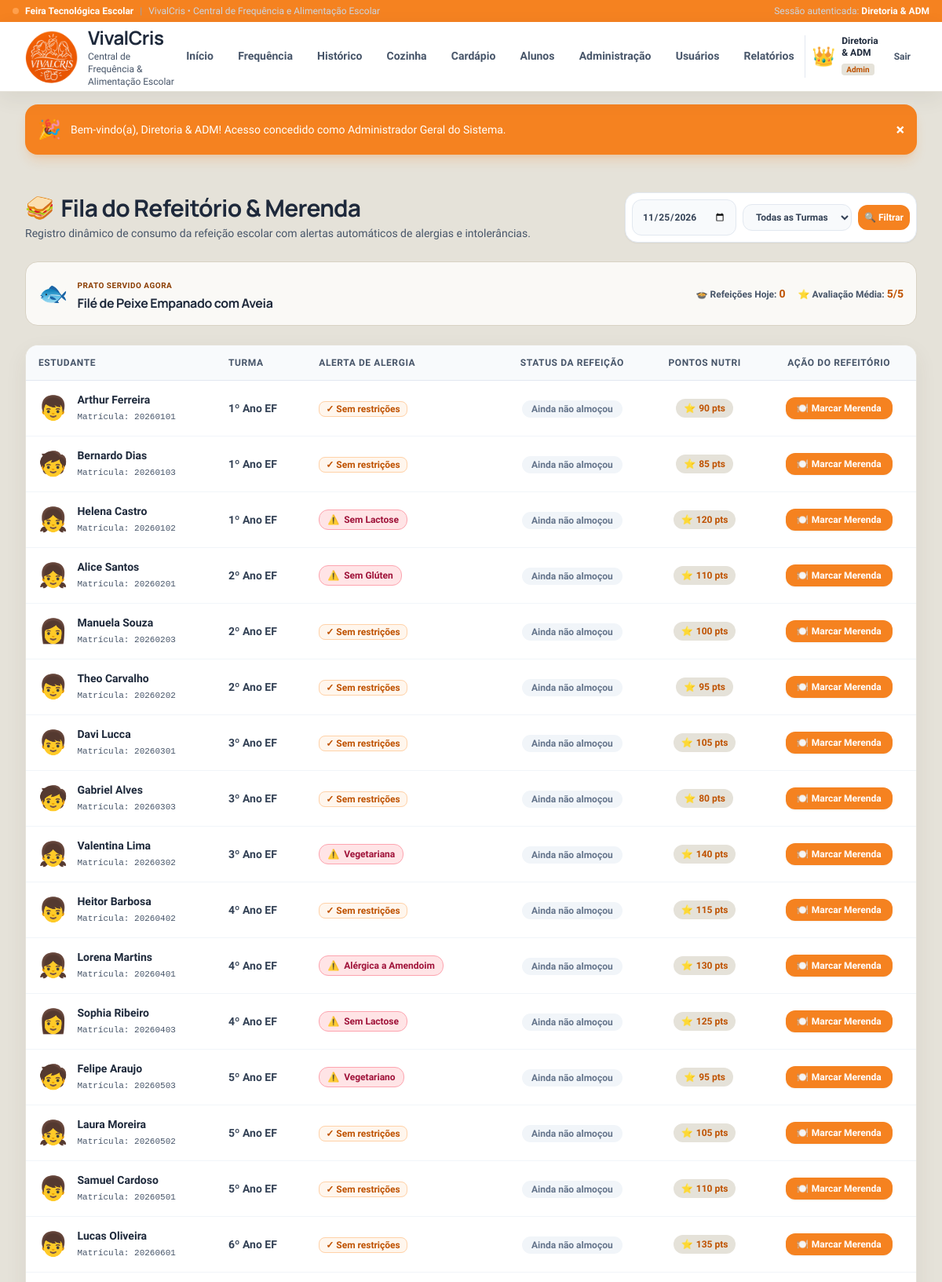
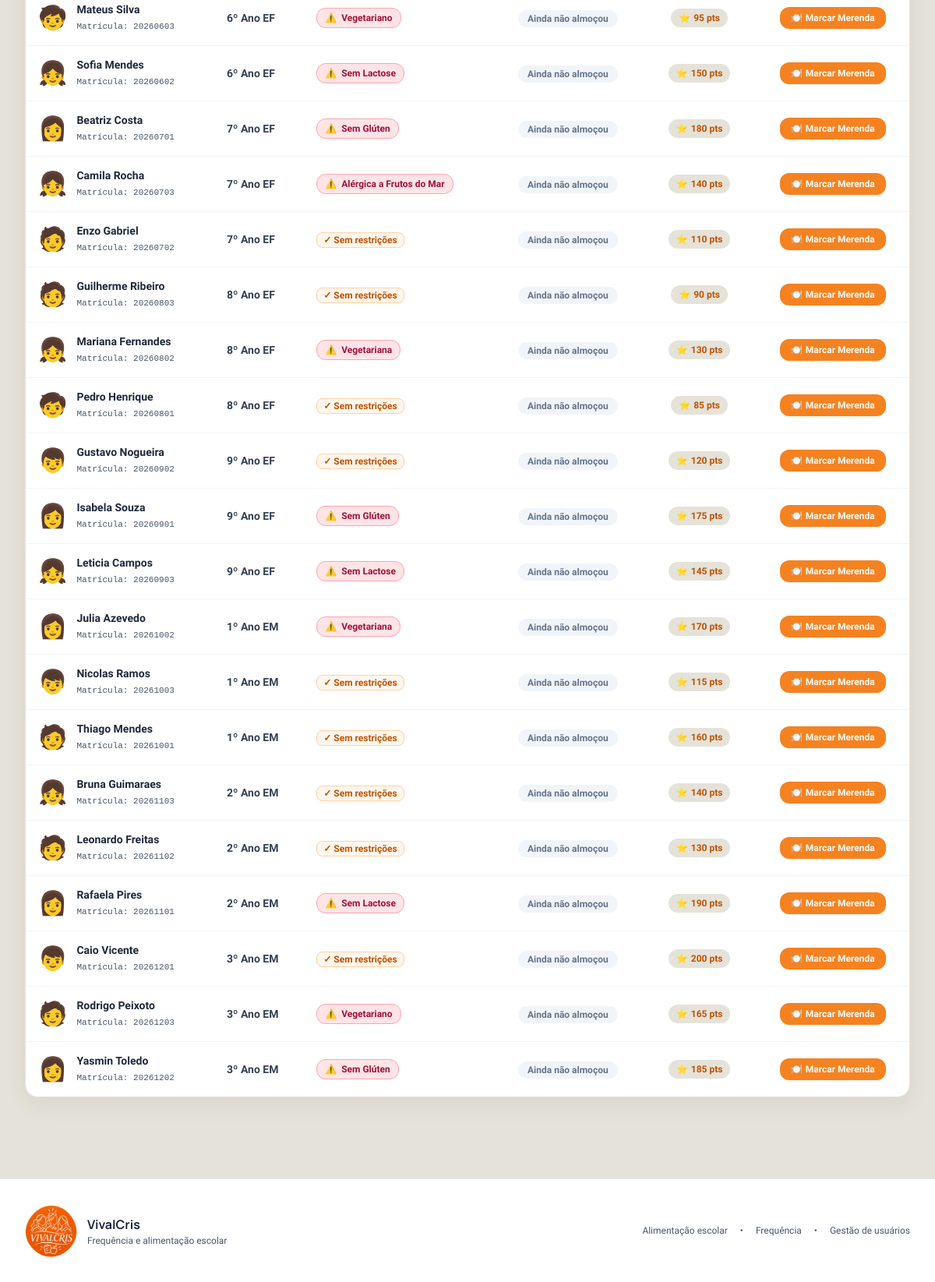
/public/alimentacao/fila (signed in), run on the app's committed database (2 pictures, top to bottom).
### tables this page shows
CREATE TABLE `cardapios` (
    `id` INT AUTO_INCREMENT PRIMARY KEY,
    `dia_semana` VARCHAR(30) NOT NULL,
    `prato_principal` VARCHAR(200) NOT NULL,
    `acompanhamento` VARCHAR(255) NOT NULL,
    `sobremesa` VARCHAR(150) NOT NULL,
    `bebida` VARCHAR(100) NOT NULL,
    `calorias` INT DEFAULT 450,
    `tags` VARCHAR(255) NOT NULL,
    `emoji` VARCHAR(10) NOT NULL
);

CREATE TABLE `alunos` (
    `id` INT AUTO_INCREMENT PRIMARY KEY,
    `nome` VARCHAR(150) NOT NULL,
    `matricula` VARCHAR(50) NOT NULL UNIQUE,
    `turma` VARCHAR(50) NOT NULL,
    `avatar` VARCHAR(10) NOT NULL DEFAULT '👦',
    `restricoes` VARCHAR(255) DEFAULT 'Nenhuma',
    `telefone_responsavel` VARCHAR(30) DEFAULT NULL,
    `pontos_nutri` INT DEFAULT 50,
    `created_at` TIMESTAMP DEFAULT CURRENT_TIMESTAMP
);

### core/Controller.php (called while the page is built, shortened)
<?php
class Controller {
    protected function view(string $viewPath, array $data = []): void {
        extract($data);
        $viewFile = __DIR__ . "/../app/Views/{$viewPath}.php";
        require_once $viewFile;
    }
}

### app/Controllers/AlimentacaoController.php (called while the page is built, shortened)
<?php
class AlimentacaoController extends Controller {
    public function fila(): void {
        $data = $_GET['data'] ?? date('Y-m-d');
        $turma = $_GET['turma'] ?? 'todas';
        $turmas = Aluno::getTurmas();
        $alunos = (!empty($turma) && $turma !== 'todas') ? Aluno::getByTurma($turma) : Aluno::all();
        $cardapioHoje = Cardapio::getCardapioDeHoje();
        $consumoMap = [];
        $stats = Refeicao::getEstatisticas($data);
        $this->view('alimentacao/fila', [
            'data' => $data,
            'turmaSelecionada' => $turma,
            'turmas' => $turmas,
            'alunos' => $alunos,
            'consumoMap' => $consumoMap,
            'cardapioHoje' => $cardapioHoje,
            'stats' => $stats
        ]);
    }
}

### core/Router.php (called while the page is built, shortened)
<?php
class Router {
    private static array $routes = [];
    public static function get(string $path, string $handler, ?array $roles = null): void {
        self::$routes['GET'][$path] = $handler;
    }
    public static function post(string $path, string $handler, ?array $roles = null): void {
        self::$routes['POST'][$path] = $handler;
    }
    public static function dispatch(): void {
        $method = strtoupper($_SERVER['REQUEST_METHOD'] ?? 'GET');
        $uri = self::resolveUri();
        $uri = '/' . trim($uri, '/');
        self::executeHandler(self::$routes[$method][$uri]);
    }
    private static function resolveUri(): string {
        $requestUri = parse_url($_SERVER['REQUEST_URI'] ?? '/', PHP_URL_PATH);
        $requestUri = is_string($requestUri) ? $requestUri : '/';
        $scriptName = $_SERVER['SCRIPT_NAME'] ?? '';
        $basePath = dirname($scriptName);
        if ($basePath !== '/' && $basePath !== '\\' && strpos($requestUri, $basePath . '/') === 0) {
            $requestUri = substr($requestUri, strlen($basePath));
        }
        return $requestUri === '' ? '/' : $requestUri;
    }
    private static function executeHandler(string $handler): void {
        [$controllerName, $action] = explode('@', $handler);
        $controller = new $fullControllerClass();
        $controller->$action();
    }
}

### public/index.php (called while the page is built, shortened)
<?php
spl_autoload_register(function ($class) {
    $prefixApp = 'App\\';
    $prefixCore = 'Core\\';
    $baseDirApp = __DIR__ . '/../app/';
    $baseDirCore = __DIR__ . '/../core/';
    if (strncmp($prefixApp, $class, strlen($prefixApp)) === 0) {
        $relativeClass = substr($class, strlen($prefixApp));
        $file = $baseDirApp . str_replace('\\', '/', $relativeClass) . '.php';
        if (file_exists($file)) {
            return;
        }
    }
    if (strncmp($prefixCore, $class, strlen($prefixCore)) === 0) {
        $relativeClass = substr($class, strlen($prefixCore));
        $file = $baseDirCore . str_replace('\\', '/', $relativeClass) . '.php';
        if (file_exists($file)) {
            return;
        }
    }
});
require_once __DIR__ . '/../core/helpers.php';
Router::dispatch();

### core/helpers.php (called while the page is built, shortened)
<?php
if (!function_exists('base_url')) {
    function base_url(): string {
        $scriptName = $_SERVER['SCRIPT_NAME'] ?? '';
        $base = dirname($scriptName);
        return rtrim(str_replace('\\', '/', $base), '/');
    }
}
if (!function_exists('url')) {
    function url(string $path = ''): string {
        $path = ltrim($path, '/');
        $base = base_url();
        return $base ? "{$base}/{$path}" : "/{$path}";
    }
}

### app/Models/Cardapio.php (called while the page is built, shortened)
<?php
class Cardapio extends Model {
    public static function getDoDia(string $diaSemana): ?array {
        $stmt = self::getConnection()->prepare("SELECT * FROM cardapios WHERE dia_semana = ? LIMIT 1");
        $stmt->execute([$diaSemana]);
        $row = $stmt->fetch();
        return $row ?: null;
    }
    public static function getCardapioDeHoje(): array {
        $diasMap = [
            1 => 'Segunda-feira',
            2 => 'Terça-feira',
            3 => 'Quarta-feira',
            4 => 'Quinta-feira',
            5 => 'Sexta-feira',
            6 => 'Segunda-feira',
            0 => 'Segunda-feira'
        ];
        $diaAtual = (int)date('w');
        $nomeDia = $diasMap[$diaAtual] ?? 'Segunda-feira';
        $cardapio = self::getDoDia($nomeDia);
        return $cardapio ?: [
            'id' => 1,
            'dia_semana' => 'Hoje',
            'prato_principal' => 'Prato Nutritivo Especial',
            'acompanhamento' => 'Arroz, Feijão e Salada Colorida',
            'sobremesa' => 'Fruta da Estação',
            'bebida' => 'Suco Natural',
            'calorias' => 450,
            'tags' => 'Vitamina C,Proteína',
            'emoji' => '🍽️'
        ];
    }
}

### core/Model.php (called while the page is built, shortened)
<?php
abstract class Model {
    protected static ?PDO $db = null;
    protected static function getConnection(): PDO {
        if (self::$db === null) {
            self::$db = Database::getInstance();
        }
        return self::$db;
    }
}

### app/Models/Aluno.php (called while the page is built, shortened)
<?php
class Aluno extends Model {
    public static function all(): array {
        $turmas = self::getTurmas();
        $stmt = self::getConnection()->query("SELECT * FROM alunos");
        $todos = $stmt->fetchAll();
        usort($todos, function($a, $b) use ($turmas) {
            $posA = array_search($a['turma'], $turmas);
            $posB = array_search($b['turma'], $turmas);
            if ($posA !== $posB) {
                return $posA <=> $posB;
            }
            return strcmp($a['nome'], $b['nome']);
        });
        return $todos;
    }
    public static function getTurmas(): array {
        $ordem = [
            '1º Ano EF', '2º Ano EF', '3º Ano EF', '4º Ano EF', '5º Ano EF',
            '6º Ano EF', '7º Ano EF', '8º Ano EF', '9º Ano EF',
            '1º Ano EM', '2º Ano EM', '3º Ano EM'
        ];
        $stmt = self::getConnection()->query("SELECT DISTINCT turma FROM alunos");
        $turmas = $stmt->fetchAll(PDO::FETCH_COLUMN);
        usort($turmas, function($a, $b) use ($ordem) {
            $posA = array_search($a, $ordem);
            $posB = array_search($b, $ordem);
            if ($posA === false && $posB === false) return strcmp($a, $b);
            if ($posA === false) return 1;
            if ($posB === false) return -1;
            return $posA <=> $posB;
        });
        return !empty($turmas) ? $turmas : $ordem;
    }
    public static function countTotal(): int {
        $stmt = self::getConnection()->query("SELECT COUNT(*) FROM alunos");
        return (int)$stmt->fetchColumn();
    }
}

### app/Models/Refeicao.php (called while the page is built, shortened)
<?php
class Refeicao extends Model {
    public static function getEstatisticas(string $data): array {
        $totalAlunos = Aluno::countTotal();
        $stmt = self::getConnection()->prepare("
            SELECT
                COUNT(*) as total_refeicoes,
                AVG(avaliacao) as media_avaliacao
            FROM refeicoes
            WHERE data = ?
        ");
        $stmt->execute([$data]);
        $row = $stmt->fetch();
        $totalRefeicoes = (int)($row['total_refeicoes'] ?? 0);
        $mediaAvaliacao = round((float)($row['media_avaliacao'] ?? 5.0), 1);
        $porcentagemAtendida = ($totalAlunos > 0) ? round(($totalRefeicoes / $totalAlunos) * 100, 1) : 0;
        return [
            'total_refeicoes' => $totalRefeicoes,
            'media_avaliacao' => $mediaAvaliacao,
            'porcentagem_atendida' => $porcentagemAtendida
        ];
    }
}

### app/Views/alimentacao/fila.php (the view, shortened to what this page needs)
<?php
require_once __DIR__ . '/../layouts/header.php';
?>
<div class="flex flex-col md:flex-row md:items-center justify-between gap-4 mb-6">
    <div>
        <div class="flex items-center gap-2">
            <span class="text-3xl">🥪</span>
            <h1 class="text-2xl sm:text-3xl font-brand font-bold text-slate-800">Fila do Refeitório & Merenda</h1>
        </div>
        <p class="text-xs sm:text-sm text-slate-600 mt-1">
            Registro dinâmico de consumo da refeição escolar com alertas automáticos de alergias e intolerâncias.
        </p>
    </div>
    <form method="GET" action="<?= url('alimentacao/fila') ?>" class="flex flex-wrap items-center gap-2 bg-white p-2 rounded-2xl border border-slate-200 shadow-sm">
        <input type="date" name="data" value="<?= htmlspecialchars($data) ?>" onchange="this.form.submit()"
               class="text-xs font-semibold px-3 py-2 rounded-xl bg-slate-50 border border-slate-200 text-slate-700">
        <select name="turma" onchange="this.form.submit()"
                class="text-xs font-semibold px-3 py-2 rounded-xl bg-slate-50 border border-slate-200 text-slate-700">
            <option value="todas" <?= ($turmaSelecionada === 'todas') ? 'selected' : '' ?>>Todas as Turmas</option>
        </select>
        <button type="submit" class="p-2 rounded-xl bg-amber-500 hover:bg-amber-600 text-white text-xs font-bold transition">
            🔍 Filtrar
        </button>
    </form>
</div>
<div class="p-4 bg-amber-50 rounded-2xl border border-amber-200 flex flex-col sm:flex-row items-center justify-between gap-4 mb-6">
    <div class="flex items-center gap-3">
        <span class="text-3xl"><?= $cardapioHoje['emoji'] ?></span>
        <div>
            <span class="text-[10px] font-bold text-amber-800 uppercase tracking-wider">Prato Servido Agora</span>
            <h3 class="font-brand font-bold text-slate-800 text-base"><?= htmlspecialchars($cardapioHoje['prato_principal']) ?></h3>
        </div>
    </div>
    <div class="flex items-center gap-4 text-xs font-semibold text-slate-600">
        <span>🍲 Refeições Hoje: <strong class="text-amber-700 text-sm"><?= $stats['total_refeicoes'] ?></strong></span>
        <span>⭐ Avaliação Média: <strong class="text-amber-700 text-sm"><?= $stats['media_avaliacao'] ?>/5</strong></span>
    </div>
</div>
<div class="fun-card overflow-hidden">
    <div class="overflow-x-auto">
        <table class="w-full text-left border-collapse">
            <thead>
                <tr class="bg-slate-50 border-b border-slate-200 text-xs font-bold text-slate-600 uppercase tracking-wider">
                    <th class="py-3.5 px-4">Estudante</th>
                    <th class="py-3.5 px-4">Turma</th>
                    <th class="py-3.5 px-4">Alerta de Alergia</th>
                    <th class="py-3.5 px-4 text-center">Status da Refeição</th>
                    <th class="py-3.5 px-4 text-center">Pontos Nutri</th>
                    <th class="py-3.5 px-4 text-center">Ação do Refeitório</th>
                </tr>
            </thead>
            <tbody class="divide-y divide-slate-100 text-sm">
                <?php foreach ($alunos as $aluno): ?>
                    <?php
                        $jaComeu = isset($consumoMap[$aluno['id']]);
                        $infoConsumo = $jaComeu ? $consumoMap[$aluno['id']] : null;
                        $temAlergia = (!empty($aluno['restricoes']) && strtolower($aluno['restricoes']) !== 'nenhuma');
                    ?>
                    <tr class="hover:bg-amber-50/30 transition-colors">
                        <td class="py-3.5 px-4">
                            <div class="flex items-center gap-3">
                                <span class="text-3xl select-none"><?= $aluno['avatar'] ?></span>
                                <div>
                                    <p class="font-bold text-slate-800"><?= htmlspecialchars($aluno['nome']) ?></p>
                                    <span class="text-[11px] text-slate-600 font-mono">Matrícula: <?= htmlspecialchars($aluno['matricula']) ?></span>
                                </div>
                            </div>
                        </td>
                        <td class="py-3.5 px-4 font-semibold text-slate-700">
                            <?= htmlspecialchars($aluno['turma']) ?>
                        </td>
                        <td class="py-3.5 px-4">
                            <?php if ($temAlergia): ?>
                                <span class="inline-flex items-center gap-1.5 text-xs font-bold px-2.5 py-1 rounded-xl bg-rose-100 text-rose-800 border border-rose-300 animate-pulse-subtle">
                                    <span>⚠️</span> <?= htmlspecialchars($aluno['restricoes']) ?>
                                </span>
                            <?php else: ?>
                                <span class="text-xs text-emerald-700 font-semibold bg-emerald-50 px-2 py-0.5 rounded-lg border border-emerald-200">
                                    ✓ Sem restrições
                                </span>
                            <?php endif; ?>
                        </td>
                        <td class="py-3.5 px-4 text-center">
                            <?php if ($jaComeu): ?>
                                <span class="inline-flex items-center gap-1 px-3 py-1 rounded-xl text-xs font-bold bg-emerald-100 text-emerald-800 border border-emerald-300">
                                    <span>🍽️</span> Almoçou (<?= str_repeat('⭐', $infoConsumo['avaliacao'] ?? 5) ?>)
                                </span>
                            <?php else: ?>
                                <span class="px-3 py-1 rounded-xl text-xs font-bold bg-slate-100 text-slate-500">
                                    Ainda não almoçou
                                </span>
                            <?php endif; ?>
                        </td>
                        <td class="py-3.5 px-4 text-center">
                            <span class="inline-flex items-center gap-1 font-bold text-xs text-amber-700 bg-amber-100 px-2.5 py-1 rounded-full">
                                <span>⭐</span> <?= $aluno['pontos_nutri'] ?? 50 ?> pts
                            </span>
                        </td>
                        <td class="py-3.5 px-4 text-center">
                            <?php if ($jaComeu): ?>
                                <button onclick="toggleConsumoMerenda(<?= $aluno['id'] ?>, <?= $cardapioHoje['id'] ?>, '<?= $data ?>', 'cancelar')"
                                        class="px-3 py-1.5 rounded-xl text-xs font-bold bg-slate-200 hover:bg-rose-100 hover:text-rose-700 text-slate-700 transition">
                                    Cancelar Registro
                                </button>
                            <?php else: ?>
                                <button onclick="abrirModalAvaliarMerenda(<?= $aluno['id'] ?>, '<?= htmlspecialchars(addslashes($aluno['nome'])) ?>', <?= $temAlergia ? 'true' : 'false' ?>, '<?= htmlspecialchars(addslashes($aluno['restricoes'])) ?>')"
                                        class="px-3.5 py-1.5 rounded-xl text-xs font-bold bg-emerald-500 hover:bg-emerald-600 text-white shadow-sm transition transform active:scale-95 flex items-center gap-1 mx-auto">
                                    <span>🍽️</span> Marcar Merenda
                                </button>
                            <?php endif; ?>
                        </td>
                    </tr>
                <?php endforeach; ?>
            </tbody>
        </table>
    </div>
</div>
<?php require_once __DIR__ . '/../layouts/footer.php'; ?>

### data on the page
cardapios: emoji "🐟", prato_principal "Filé de Peixe Empanado com Aveia"
alunos: avatar "👦", nome "Arthur Ferreira", matricula "20260101", turma "1º Ano EF", restricoes "✓ Sem restrições", shows "Ainda não almoçou", pontos_nutri "90"
alunos: avatar "🧒", nome "Bernardo Dias", matricula "20260103", turma "1º Ano EF", restricoes "✓ Sem restrições", shows "Ainda não almoçou", pontos_nutri "85"
alunos: avatar "👧", nome "Helena Castro", matricula "20260102", turma "1º Ano EF", restricoes "Sem Lactose", shows "Ainda não almoçou", pontos_nutri "120"
alunos: avatar "👧", nome "Alice Santos", matricula "20260201", turma "2º Ano EF", restricoes "Sem Glúten", shows "Ainda não almoçou", pontos_nutri "110"
alunos: avatar "👩", nome "Manuela Souza", matricula "20260203", turma "2º Ano EF", restricoes "✓ Sem restrições", shows "Ainda não almoçou", pontos_nutri "100"
alunos: avatar "👦", nome "Theo Carvalho", matricula "20260202", turma "2º Ano EF", restricoes "✓ Sem restrições", shows "Ainda não almoçou", pontos_nutri "95"
alunos: avatar "👦", nome "Davi Lucca", matricula "20260301", turma "3º Ano EF", restricoes "✓ Sem restrições", shows "Ainda não almoçou", pontos_nutri "105"
alunos: avatar "🧒", nome "Gabriel Alves", matricula "20260303", turma "3º Ano EF", restricoes "✓ Sem restrições", shows "Ainda não almoçou", pontos_nutri "80"
alunos: avatar "👧", nome "Valentina Lima", matricula "20260302", turma "3º Ano EF", restricoes "Vegetariana", shows "Ainda não almoçou", pontos_nutri "140"
alunos: avatar "👦", nome "Heitor Barbosa", matricula "20260402", turma "4º Ano EF", restricoes "✓ Sem restrições", shows "Ainda não almoçou", pontos_nutri "115"
alunos: avatar "👧", nome "Lorena Martins", matricula "20260401", turma "4º Ano EF", restricoes "Alérgica a Amendoim", shows "Ainda não almoçou", pontos_nutri "130"
alunos: avatar "👩", nome "Sophia Ribeiro", matricula "20260403", turma "4º Ano EF", restricoes "Sem Lactose", shows "Ainda não almoçou", pontos_nutri "125"
alunos: avatar "🧒", nome "Felipe Araujo", matricula "20260503", turma "5º Ano EF", restricoes "Vegetariano", shows "Ainda não almoçou", pontos_nutri "95"
alunos: avatar "👧", nome "Laura Moreira", matricula "20260502", turma "5º Ano EF", restricoes "✓ Sem restrições", shows "Ainda não almoçou", pontos_nutri "105"
alunos: avatar "👦", nome "Samuel Cardoso", matricula "20260501", turma "5º Ano EF", restricoes "✓ Sem restrições", shows "Ainda não almoçou", pontos_nutri "110"
alunos: avatar "👦", nome "Lucas Oliveira", matricula "20260601", turma "6º Ano EF", restricoes "✓ Sem restrições", shows "Ainda não almoçou", pontos_nutri "135"
alunos: avatar "🧒", nome "Mateus Silva", matricula "20260603", turma "6º Ano EF", restricoes "Vegetariano", shows "Ainda não almoçou", pontos_nutri "95"
alunos: avatar "👧", nome "Sofia Mendes", matricula "20260602", turma "6º Ano EF", restricoes "Sem Lactose", shows "Ainda não almoçou", pontos_nutri "150"
alunos: avatar "👩", nome "Beatriz Costa", matricula "20260701", turma "7º Ano EF", restricoes "Sem Glúten", shows "Ainda não almoçou", pontos_nutri "180"
alunos: avatar "👧", nome "Camila Rocha", matricula "20260703", turma "7º Ano EF", restricoes "Alérgica a Frutos do Mar", shows "Ainda não almoçou", pontos_nutri "140"
alunos: avatar "🧑", nome "Enzo Gabriel", matricula "20260702", turma "7º Ano EF", restricoes "✓ Sem restrições", shows "Ainda não almoçou", pontos_nutri "110"
alunos: avatar "🧑", nome "Guilherme Ribeiro", matricula "20260803", turma "8º Ano EF", restricoes "✓ Sem restrições", shows "Ainda não almoçou", pontos_nutri "90"
alunos: avatar "👧", nome "Mariana Fernandes", matricula "20260802", turma "8º Ano EF", restricoes "Vegetariana", shows "Ainda não almoçou", pontos_nutri "130"
alunos: avatar "🧒", nome "Pedro Henrique", matricula "20260801", turma "8º Ano EF", restricoes "✓ Sem restrições", shows "Ainda não almoçou", pontos_nutri "85"
alunos: avatar "👦", nome "Gustavo Nogueira", matricula "20260902", turma "9º Ano EF", restricoes "✓ Sem restrições", shows "Ainda não almoçou", pontos_nutri "120"
alunos: avatar "👩", nome "Isabela Souza", matricula "20260901", turma "9º Ano EF", restricoes "Sem Glúten", shows "Ainda não almoçou", pontos_nutri "175"
alunos: avatar "👧", nome "Leticia Campos", matricula "20260903", turma "9º Ano EF", restricoes "Sem Lactose", shows "Ainda não almoçou", pontos_nutri "145"
alunos: avatar "👩", nome "Julia Azevedo", matricula "20261002", turma "1º Ano EM", restricoes "Vegetariana", shows "Ainda não almoçou", pontos_nutri "170"
alunos: avatar "👦", nome "Nicolas Ramos", matricula "20261003", turma "1º Ano EM", restricoes "✓ Sem restrições", shows "Ainda não almoçou", pontos_nutri "115"
alunos: avatar "🧑", nome "Thiago Mendes", matricula "20261001", turma "1º Ano EM", restricoes "✓ Sem restrições", shows "Ainda não almoçou", pontos_nutri "160"
alunos: avatar "👧", nome "Bruna Guimaraes", matricula "20261103", turma "2º Ano EM", restricoes "✓ Sem restrições", shows "Ainda não almoçou", pontos_nutri "140"
alunos: avatar "🧑", nome "Leonardo Freitas", matricula "20261102", turma "2º Ano EM", restricoes "✓ Sem restrições", shows "Ainda não almoçou", pontos_nutri "130"
alunos: avatar "👩", nome "Rafaela Pires", matricula "20261101", turma "2º Ano EM", restricoes "Sem Lactose", shows "Ainda não almoçou", pontos_nutri "190"
alunos: avatar "👦", nome "Caio Vicente", matricula "20261201", turma "3º Ano EM", restricoes "✓ Sem restrições", shows "Ainda não almoçou", pontos_nutri "200"
alunos: avatar "🧑", nome "Rodrigo Peixoto", matricula "20261203", turma "3º Ano EM", restricoes "Vegetariano", shows "Ainda não almoçou", pontos_nutri "165"
alunos: avatar "👩", nome "Yasmin Toledo", matricula "20261202", turma "3º Ano EM", restricoes "Sem Glúten", shows "Ainda não almoçou", pontos_nutri "185"

### other printed values
$usuarioLogado['nome'] "Diretoria & ADM"
$usuarioLogado['avatar'] "👑"
$usuarioLogado['perfil'] "Admin"
$_SESSION['flash_success'] "Bem-vindo(a), Diretoria & ADM! Acesso concedido como Administrador Geral do Sistema."
$stats['total_refeicoes'] "0"
$stats['media_avaliacao'] "5"
